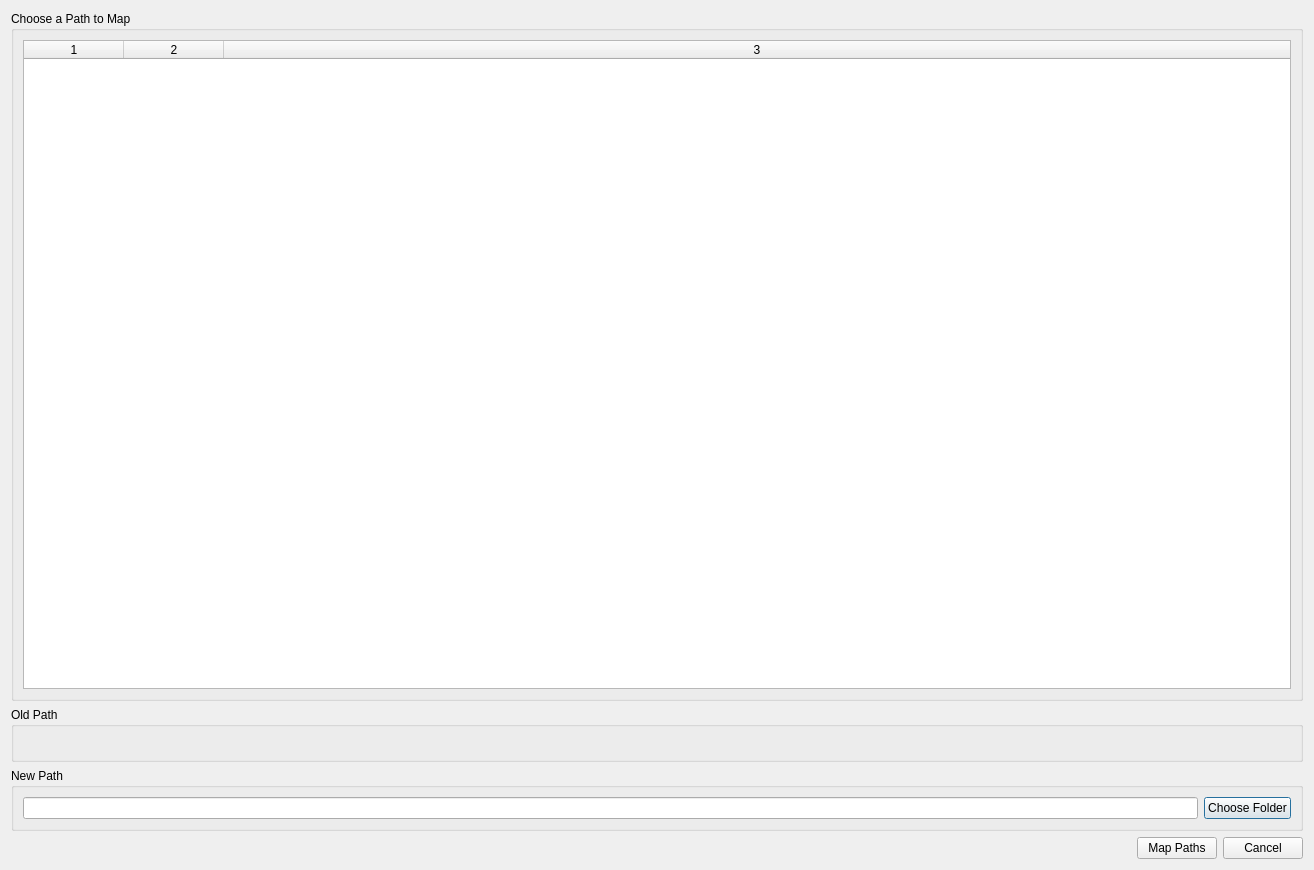
<?xml version="1.0" encoding="UTF-8"?>
<ui version="4.0">
 <class>Dialog</class>
 <widget class="QDialog" name="Dialog">
  <property name="geometry">
   <rect>
    <x>0</x>
    <y>0</y>
    <width>1314</width>
    <height>870</height>
   </rect>
  </property>
  <property name="windowTitle">
   <string>Document File Paths Debugging</string>
  </property>
  <layout class="QVBoxLayout" name="verticalLayout">
   <item>
    <widget class="QGroupBox" name="groupBox">
     <property name="title">
      <string>Choose a Path to Map</string>
     </property>
     <layout class="QVBoxLayout" name="verticalLayout_2">
      <item>
       <widget class="QTableWidget" name="tableWidget_PathsFound">
        <property name="contextMenuPolicy">
         <enum>Qt::NoContextMenu</enum>
        </property>
        <property name="editTriggers">
         <set>QAbstractItemView::NoEditTriggers</set>
        </property>
        <property name="selectionMode">
         <enum>QAbstractItemView::SingleSelection</enum>
        </property>
        <property name="selectionBehavior">
         <enum>QAbstractItemView::SelectRows</enum>
        </property>
        <property name="columnCount">
         <number>3</number>
        </property>
        <attribute name="horizontalHeaderStretchLastSection">
         <bool>true</bool>
        </attribute>
        <column/>
        <column/>
        <column/>
       </widget>
      </item>
     </layout>
    </widget>
   </item>
   <item>
    <widget class="QGroupBox" name="groupBox_3">
     <property name="title">
      <string>Old Path</string>
     </property>
     <layout class="QVBoxLayout" name="verticalLayout_3">
      <item>
       <widget class="QLabel" name="label_OldPath">
        <property name="text">
         <string/>
        </property>
       </widget>
      </item>
     </layout>
    </widget>
   </item>
   <item>
    <widget class="QGroupBox" name="groupBox_2">
     <property name="title">
      <string>New Path</string>
     </property>
     <layout class="QHBoxLayout" name="horizontalLayout">
      <item>
       <widget class="QLineEdit" name="lineEdit_NewPath"/>
      </item>
      <item>
       <widget class="QPushButton" name="pushButton_ChooseNewPath">
        <property name="text">
         <string>Choose Folder</string>
        </property>
       </widget>
      </item>
     </layout>
    </widget>
   </item>
   <item>
    <layout class="QHBoxLayout" name="horizontalLayout_2">
     <item>
      <spacer name="horizontalSpacer">
       <property name="orientation">
        <enum>Qt::Horizontal</enum>
       </property>
       <property name="sizeHint" stdset="0">
        <size>
         <width>40</width>
         <height>20</height>
        </size>
       </property>
      </spacer>
     </item>
     <item>
      <widget class="QPushButton" name="pushButton_MapPaths">
       <property name="text">
        <string>Map Paths</string>
       </property>
      </widget>
     </item>
     <item>
      <widget class="QPushButton" name="pushButton_Cancel">
       <property name="text">
        <string>Cancel</string>
       </property>
      </widget>
     </item>
    </layout>
   </item>
  </layout>
 </widget>
 <resources/>
 <connections/>
</ui>
